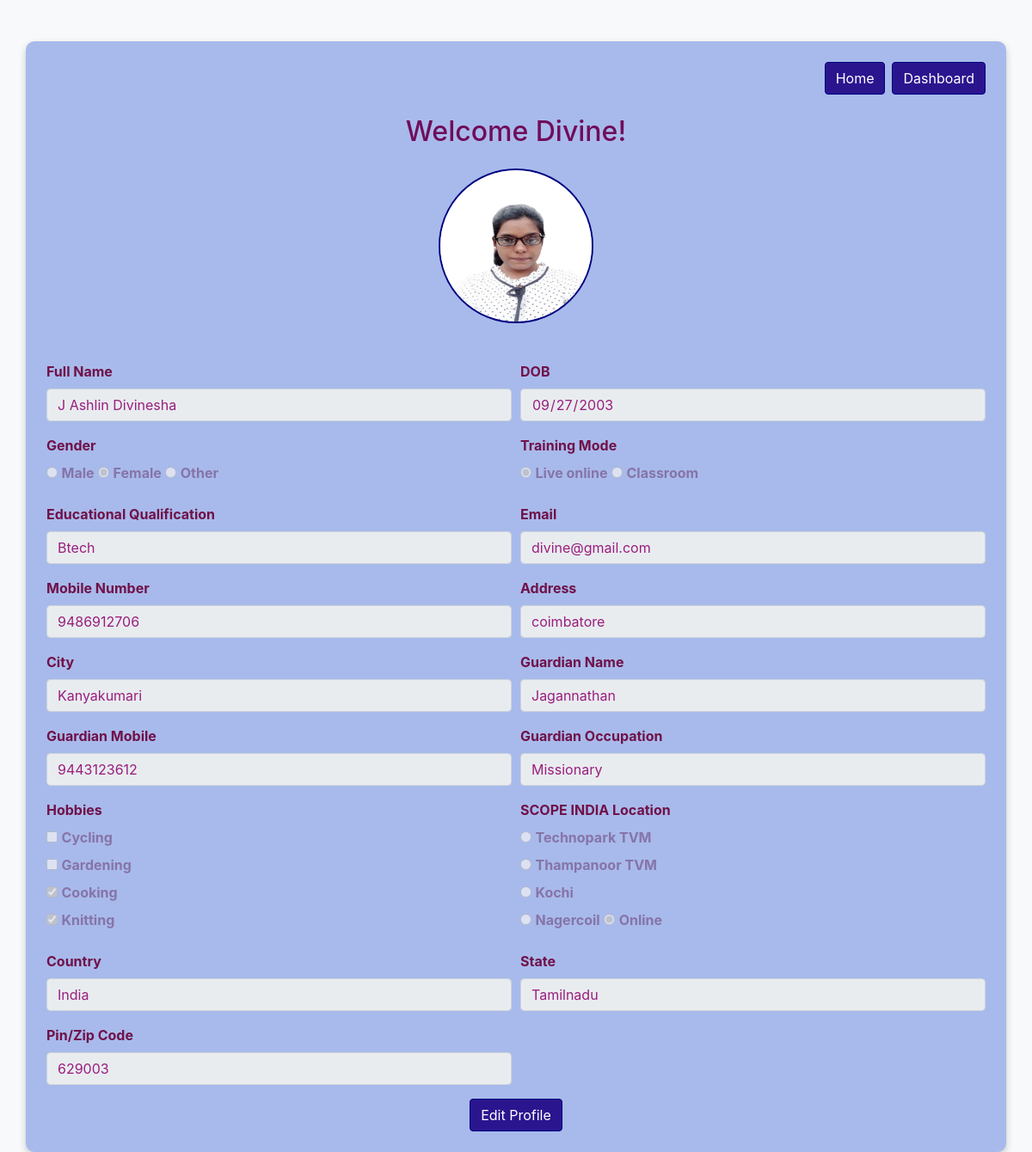
Screenshot of /profile/Divine with the database file from the repository.
### myapp/models.py (models this page shows)
class Registration(models.Model):
    data= [('male', 'Male'),('female', 'Female'),('other', 'Other')]
    data2 = [('Live online', 'Live online'),('Classroom', 'Classroom'),]
    data3 = [('Technopark TVM', 'Technopark TVM'),('Thampanoor TVM', 'Thampanoor TVM'),('Kochi', 'Kochi'),('Nagercoil', 'Nagercoil'),('Online', 'Online'),]
    data4= [('cycling', 'cycling'),('gardening', 'gardening'),('cooking', 'cooking'),('knitting', 'knitting'),]
    full_name=models.CharField(max_length=100)
    date_of_birth=models.DateField()
    gender = models.CharField(max_length=10,choices=data)
    educational_qualification=models.CharField(max_length=100)
    upload_avatar = models.FileField(upload_to="user_avatar")
    mobile_number=models.IntegerField()
    email=models.EmailField(max_length=254)
    guardians_mobile=models.IntegerField()
    training_mode = models.CharField(max_length=20,choices=data2)
    location = models.CharField(max_length=20,choices=data3)
    guardians_name=models.CharField(max_length=100,blank=True)
    guardians_occupation=models.CharField(max_length=100,blank=True)
    hobbies=models.TextField()
    address=models.CharField(max_length=100,null=True)
    country=models.CharField(max_length=100,null=True)
    state=models.CharField(max_length=100,null=True)
    city=models.CharField(max_length=100,null=True)
    pin_zip_code=models.IntegerField(null=True)
    user = models.OneToOneField(User, on_delete=models.CASCADE, related_name='registration',null=True)

### myapp/views.py (the view)
# urls.py: path('profile/<str:username>',Detail.as_view(),name='Detail'),
class Detail(DetailView):
    model = Registration
    template_name = 'profile.html'
    context_object_name = 'detail'
    def get_object(self, queryset=None):
        user = User.objects.get(username=self.kwargs['username'])
        registration = Registration.objects.get(user=user)
        return registration
    def get_context_data(self, **kwargs):
        context = super().get_context_data(**kwargs)
        context['detail'].hobbies_list = context['detail'].hobbies.split(', ')
        return context

### myapp/templates/profile.html (shortened to what this page needs)
{% load static %}
<!DOCTYPE html>
<html lang="en">
<head>
    <link href="https://stackpath.bootstrapcdn.com/bootstrap/4.5.2/css/bootstrap.min.css" rel="stylesheet">
</head>
<body>
    <div class="container mt-5 p-4">
        <div class="d-flex justify-content-end">
            <a href="{% url 'home' %}"><button class="btn btn-custom mr-2">Home</button></a>
            <a href="{% url 'course_list' %}"><button class="btn btn-custom">Dashboard</button></a>
        </div>
        <h2 class="text-center my-4">Welcome {{detail.user}}!</h2>
        <div class="text-center mb-4">
            {% if detail.upload_avatar %}
                <img src="{{ detail.upload_avatar.url }}" class="rounded-circle profile-photo" alt="Profile Photo" height="180px" width="180px">
            {% else %}
                <img src="{% static 'images/avatar.jpeg' %}" class="rounded-circle profile-photo" alt="Profile Photo" height="180px" width="180px">
            {% endif %}
        </div>
        <form>
            <div class="form-row">
                <div class="form-group col-md-6">
                    <label for="fullName">Full Name</label>
                    <input type="text" class="form-control" id="fullName" value="{{detail.full_name}}" disabled>
                </div>
                <div class="form-group col-md-6">
                    <label for="dob">DOB</label>
                    <input type="date" class="form-control" id="dob" value="{{ detail.date_of_birth|date:'Y-m-d' }}" disabled>
                </div>
            </div>
            <div class="form-row">
                <div class="form-group col-md-6">
                    <label class="mb-2">Gender</label><br>
                        <input type="radio" name="gender" id="genderMale" value="Male" {% if detail.gender == "male" %}checked{% endif %} disabled>
                        <label for="genderMale">Male</label>
                        <input type="radio" name="gender" id="genderFemale" value="Female" {% if detail.gender == "female" %}checked{% endif %} disabled>
                        <label for="genderFemale">Female</label>
                        <input type="radio" name="gender" id="genderOther" value="Other" {% if detail.gender == "other" %}checked{% endif %} disabled>
                        <label for="genderOther">Other</label>
                </div>
                <div class="form-group col-md-6">
                    <label class="mb-2">Training Mode</label><br>
                    <input type="radio" id="online" name="mode" value="Live online" {% if detail.training_mode == "Live online" %}checked{% endif %} disabled>
                    <label for="online">Live online</label>
                    <input type="radio" id="offline" name="mode" value="Classroom" {% if detail.training_mode == "Classroom" %}checked{% endif %} disabled>
                    <label for="offline">Classroom</label>
                </div>
                </div>
                <div class="form-row">
                <div class="form-group col-md-6">
                    <label for="education">Educational Qualification</label>
                    <input type="text" class="form-control" id="education" value="{{detail.educational_qualification}}" disabled>
                </div>
                <div class="form-group col-md-6">
                    <label for="email">Email</label>
                    <input type="email" class="form-control" id="email" value="{{detail.email}}" disabled>
                </div>
            </div>
            <div class="form-row">
                <div class="form-group col-md-6">
                    <label for="mobile">Mobile Number</label>
                    <input type="number" class="form-control" id="mobile" value="{{detail.mobile_number}}" disabled>
                </div>
                <div class="form-group col-md-6">
                    <label for="address">Address</label>
                    <input type="text" class="form-control" id="address" value="{{detail.address}}" disabled>
                </div>
            </div>
            <div class="form-row">
                <div class="form-group col-md-6">
                    <label for="city">City</label>
                    <input type="text" class="form-control" id="city" value="{{detail.city}}" disabled>
                </div>
                <div class="form-group col-md-6">
                    <label for="guardianName">Guardian Name</label>
                    <input type="text" class="form-control" id="guardianName" value="{{detail.guardians_name}}" disabled>
                </div>
            </div>
            <div class="form-row">
                <div class="form-group col-md-6">
                    <label for="guardianMobile">Guardian Mobile</label>
                    <input type="number" class="form-control" id="guardianMobile" value="{{detail.guardians_mobile}}" disabled>
                </div>
                <div class="form-group col-md-6">
                    <label for="guardianOccupation">Guardian Occupation</label>
                    <input type="text" class="form-control" id="guardianOccupation" value="{{detail.guardians_occupation}}" disabled>
                </div>
            </div>
            <div class="form-row">
                <div class="form-group col-md-6">
                    <label class="mb-2">Hobbies</label><br>
                    <input type="checkbox" id="cycling" name="hobbies" value="cycling" {% if 'cycling' in detail.hobbies_list %}checked{% endif %} disabled>
                    <label for="cycling">Cycling</label><br>
                    <input type="checkbox" id="gardening" name="hobbies" value="gardening" {% if 'gardening' in detail.hobbies_list %}checked{% endif %} disabled>
                    <label for="gardening">Gardening</label><br>
                    <input type="checkbox" id="cooking" name="hobbies" value="cooking" {% if 'cooking' in detail.hobbies_list %}checked{% endif %} disabled>
                    <label for="cooking">Cooking</label><br>
                    <input type="checkbox" id="knitting" name="hobbies" value="knitting" {% if 'knitting' in detail.hobbies_list %}checked{% endif %} disabled>
                    <label for="knitting">Knitting</label>
                </div>
                <div class="form-group col-md-6">
                    <label class="mb-2">SCOPE INDIA Location</label><br>
                    <input type="radio" id="technopark" name="location" value="Technopark TVM" {% if detail.location == "Technopark TVM" %}checked{% endif %} disabled>
                    <label for="technopark">Technopark TVM</label><br>
                    <input type="radio" id="thampanoor" name="location" value="Thampanoor TVM" {% if detail.location == "Thampanoor TVM" %}checked{% endif %} disabled>
                    <label for="thampanoor">Thampanoor TVM</label><br>
                    <input type="radio" id="kochi" name="location" value="Kochi" {% if detail.location == "Kochi" %}checked{% endif %} disabled>
                    <label for="kochi">Kochi</label><br>
                    <input type="radio" id="ngl" name="location" value="Nagercoil" {% if detail.location == "Nagercoil" %}checked{% endif %} disabled>
                    <label for="ngl">Nagercoil</label>
                    <input type="radio" id="on" name="location" value="Online" {% if detail.location == "Online" %}checked{% endif %} disabled>
                    <label for="on">Online</label>
                </div>
            </div>
            <div class="form-row">
                <div class="form-group col-md-6">
                    <label for="country">Country</label>
                    <input type="text" class="form-control" id="country" value="{{detail.country}}" disabled>
                </div>
                <div class="form-group col-md-6">
                    <label for="state">State</label>
                    <input type="text" class="form-control" id="state" value="{{detail.state}}" disabled>
                </div>
            </div>
            <div class="form-row">
                <div class="form-group col-md-6">
                    <label for="zipCode">Pin/Zip Code</label>
                    <input type="text" class="form-control" id="zipCode" value="{{detail.pin_zip_code}}" disabled>
                </div>
            </div>
            <div class="text-center">
                <a href="{% url 'update' detail.pk %}">
                    <button type="button" class="btn btn-custom">Edit Profile</button>
                </a>
            </div>
       </form>
    </div>
</body>
</html>
<!-- {% load static %}

### myapp/templates/profile.html (style rules this page uses)
body { background-color: #f8f9fa; }
.container { background-color: #a8baeb; border-radius: 10px; box-shadow: 0 4px 8px rgba(0, 0, 0, 0.2); }
.profile-photo { border: 2px solid navy; margin-bottom: 20px; }
.btn-custom { border-color: navy; background-color: #2b158f; color: #fff; }
label { font-weight: bold; color:rgb(112, 17, 73); }
input[type="checkbox"] + label, input[type="radio"] + label { color: rgb(134, 116, 168); }
input[type="text"], input[type="number"], input[type="date"], input[type="email"] { color: rgb(153, 30, 126); }
h2 { color:rgb(112, 12, 90); }

### rows the page displays
Registration: user "Divine", upload_avatar (picture), full_name "J Ashlin Divinesha", date_of_birth "09/27/2003", gender "☐ Male", gender "☑ Female", gender "☐ Other", training_mode "☑ Live online", training_mode "☐ Classroom", educational_qualification "Btech", email "divine@gmail.com", mobile_number "9486912706", address "coimbatore", city "Kanyakumari", guardians_name "Jagannathan", guardians_mobile "9443123612", guardians_occupation "Missionary", hobbies "☑", location "☐ Technopark TVM", location "☐ Thampanoor TVM", location "☐ Kochi", location "☐ Nagercoil", location "☑ Online", country "India", state "Tamilnadu", pin_zip_code "629003"
